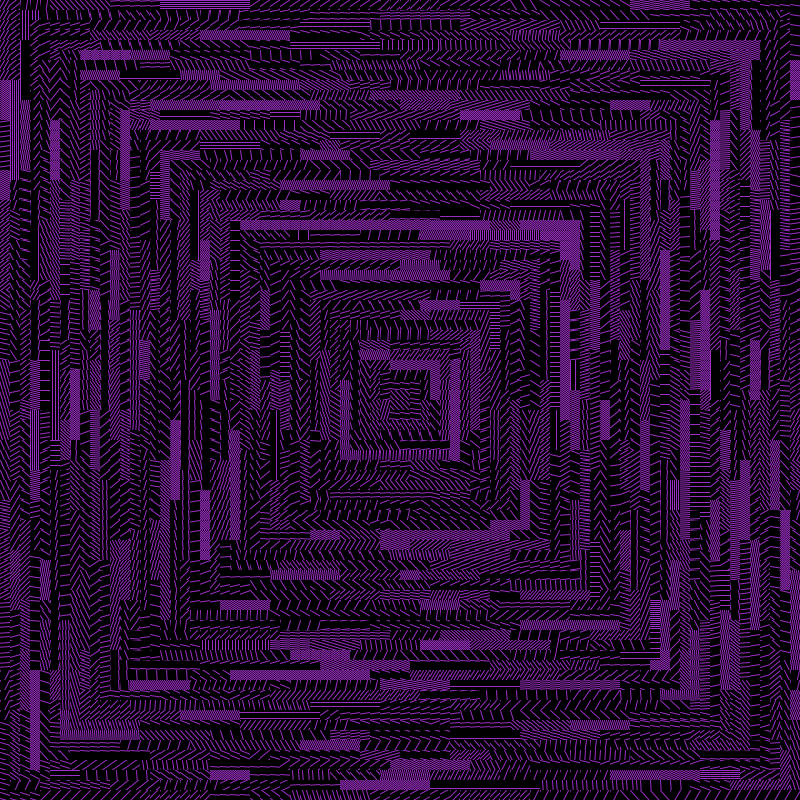
Frame 1 (no input)
Frame 60 (the mouse pressed at the canvas centre just before this capture): identical to frame 1, image omitted
Frame 120 (the mouse held since frame 60 and released just before this capture): identical to frame 1, image omitted

The Processing sketch that drew this single still picture (run headless with seeded random() and noise(); from frame 60 on, the mouse is pressed at the canvas centre):

// Processing sketch: v3_3PenPlotter_Spiral
// ── v3_3PenPlotter_Spiral.pde
int SIZE_OF_A_SQUARE = 10 ; // in pixels
int SIZE_OF_MATRIX = 80 ; // in squares
int[][] COLOURS = { {225,58,255} ,{225,58,255} ,  {255,129,33} ,{255,129,33} , {255,36,20} ,{255,36,20} , {255,255,255},{255,255,255},{255,255,255} }; // violet orange rouge blanc

float PROBABILITY_OF_CHANGING_COLOUR(int length_of_the_serie) {
  return length_of_the_serie * 0.05 ;
}

int size_of_canvas = SIZE_OF_A_SQUARE * SIZE_OF_MATRIX ;
void settings() {
  size( size_of_canvas , size_of_canvas ) ;
}

void setup() {
    noStroke() ;
    int x_min = 0 ;
    int x_max = size_of_canvas ;
    int y_min = 0 ;
    int y_max = size_of_canvas ;
        
    CurrentState S = new CurrentState(0,0) ;
        
    while (x_min < x_max && y_min < y_max) {
      
        while (S.y < y_max - SIZE_OF_A_SQUARE) {
             S.DrawASquare() ;     
             S.y += SIZE_OF_A_SQUARE ;
        } ;
        y_max -= SIZE_OF_A_SQUARE ;
        
        while (S.x < x_max - SIZE_OF_A_SQUARE) {
             S.DrawASquare() ; 
             S.x += SIZE_OF_A_SQUARE ;
        } ;
        x_max -= SIZE_OF_A_SQUARE ;
        
        while (S.y > y_min) {
             S.DrawASquare() ; 
             S.y -= SIZE_OF_A_SQUARE ;
        } ;
        y_min += SIZE_OF_A_SQUARE ;
        
        while (S.x > x_min) {
             S.DrawASquare() ; 
             S.x -= SIZE_OF_A_SQUARE ;
        } ;
        x_min += SIZE_OF_A_SQUARE ;
        S.x += SIZE_OF_A_SQUARE ;
    }
}

void draw(){}

void keyPressed(){
    println("Saving . . . ") ;
    String time = year()+"_"+month()+"_"+day()+"_"+hour()+"_"+minute()+"_"+second() ;
    save("z"+time+".png") ;
    println("Saved") ;
}

// ── CurrentState.pde
public class CurrentState {
 
  int x , y ;
  int[] colour ;
  color colorSquare = color(157,46,198) ;
  //color colorSquare = color(255,0,0) ;
  int length_of_the_serie = 0 ;
  float angle = random(TAU/2) ;
  int spaceBetweenLines = floor(random( 2 , 11 )) ;
  float maxLength = sqrt( sq(SIZE_OF_A_SQUARE) + sq(SIZE_OF_A_SQUARE) ) ;
  PGraphics pg = createGraphics( SIZE_OF_A_SQUARE , SIZE_OF_A_SQUARE ) ;
  
  CurrentState( int xPos , int yPos ) {
    x = xPos ;
    y = yPos ;
  };
  
  void DrawASquare(){
    pg.beginDraw() ;
     pg.background(0);
     //pg.background(245,184,30) ;
     pg.stroke(colorSquare) ;
      if( TAU/8 < angle && angle < TAU/4 ){
        for( int xPos = -SIZE_OF_A_SQUARE ; xPos < SIZE_OF_A_SQUARE ; xPos += spaceBetweenLines ){
          pg.line( xPos , 0 , xPos + maxLength * cos( angle) , maxLength * sin(angle) ) ;
        }
      }
      else{
        if( TAU/4 < angle && angle < TAU*3/8 ){
        for( int xPos = -SIZE_OF_A_SQUARE ; xPos < SIZE_OF_A_SQUARE ; xPos += spaceBetweenLines ){
          pg.line( xPos + SIZE_OF_A_SQUARE , 0 , xPos + SIZE_OF_A_SQUARE + maxLength * cos( angle) , maxLength * sin(angle) ) ;
        }
      }
      else{
        if( angle <= TAU/8 ) {
            for( int yPos = -SIZE_OF_A_SQUARE ; yPos < SIZE_OF_A_SQUARE ; yPos += spaceBetweenLines ){
            pg.line( 0 , yPos , maxLength * cos( angle) , yPos + maxLength * sin(angle) ) ;
            }
        }
        else{
          for( int yPos = -SIZE_OF_A_SQUARE ; yPos < SIZE_OF_A_SQUARE ; yPos += spaceBetweenLines ){
            pg.line( SIZE_OF_A_SQUARE , yPos , SIZE_OF_A_SQUARE + maxLength * cos( angle) , yPos + maxLength * sin(angle) ) ;
        }
        }
      }
      }
      pg.endDraw() ;
      image(pg,x,y) ;
    
     if ( random(1) < PROBABILITY_OF_CHANGING_COLOUR(length_of_the_serie) ) {
       angle = random(TAU/2) ;
       spaceBetweenLines = floor(random( 2 , 11 )) ;
       length_of_the_serie = 0 ;
     }
     else {
      length_of_the_serie += 1 ;
     } ;
     
  };
  
}
